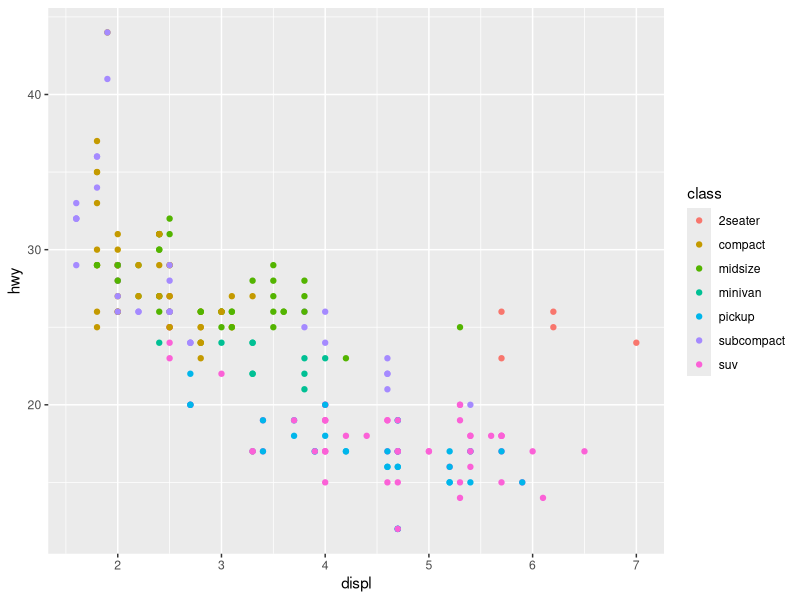
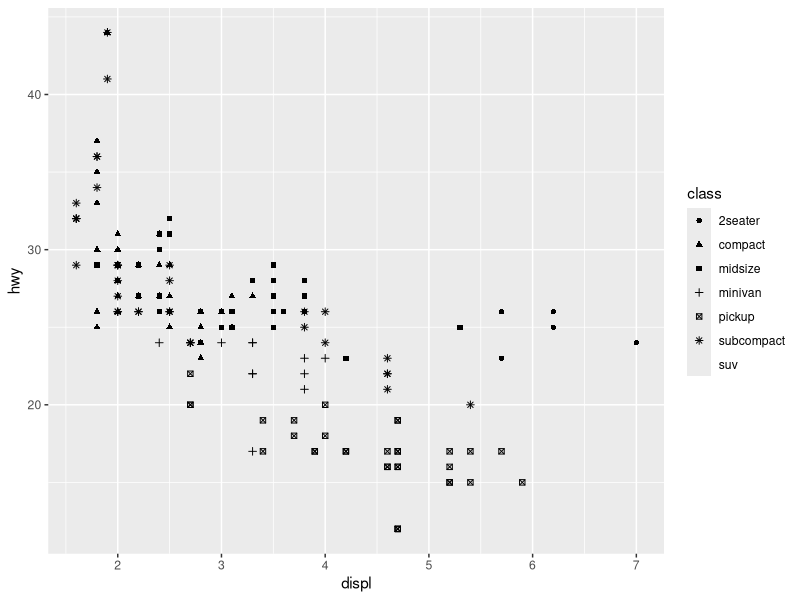
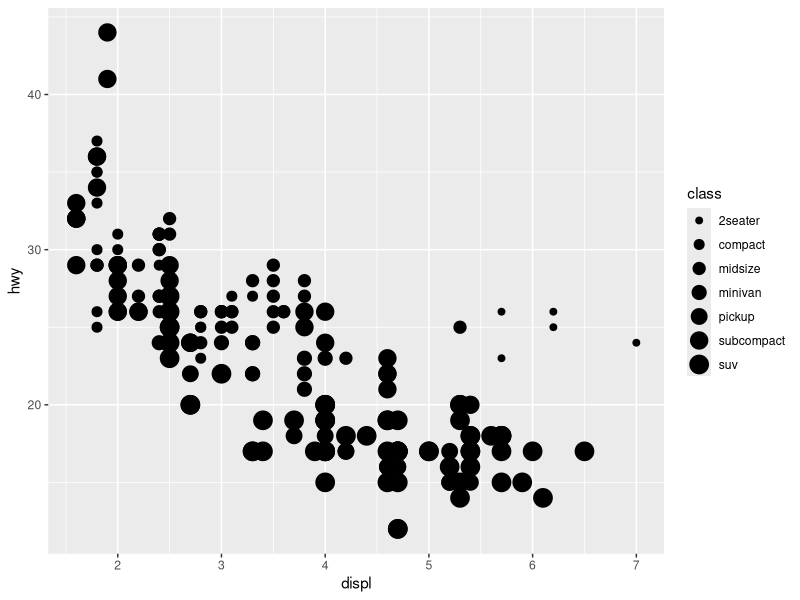
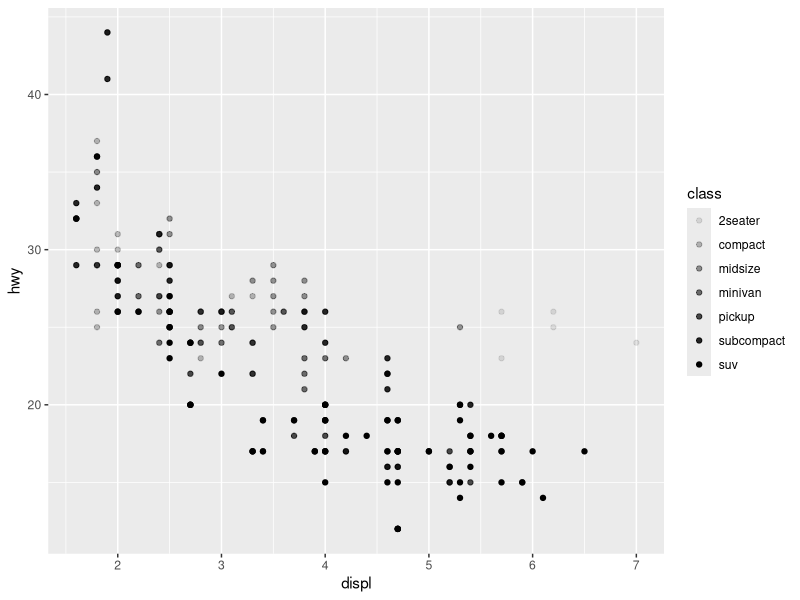
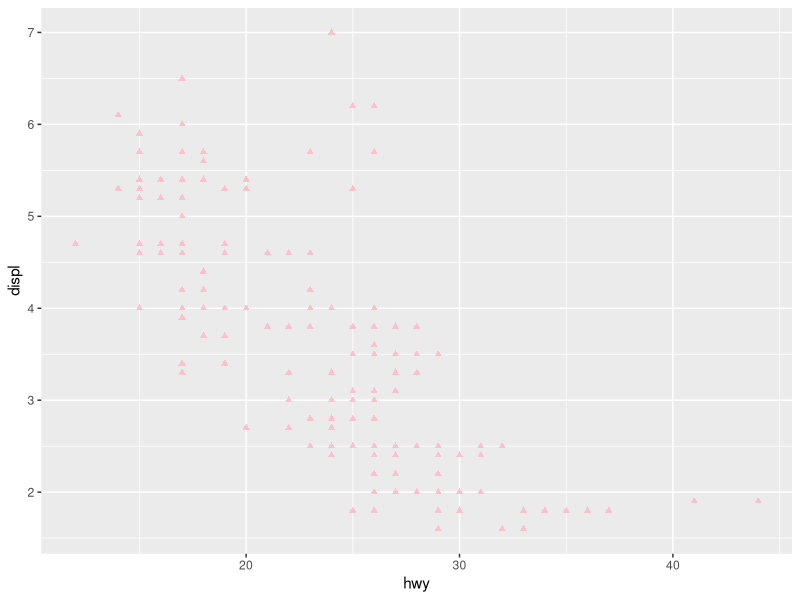
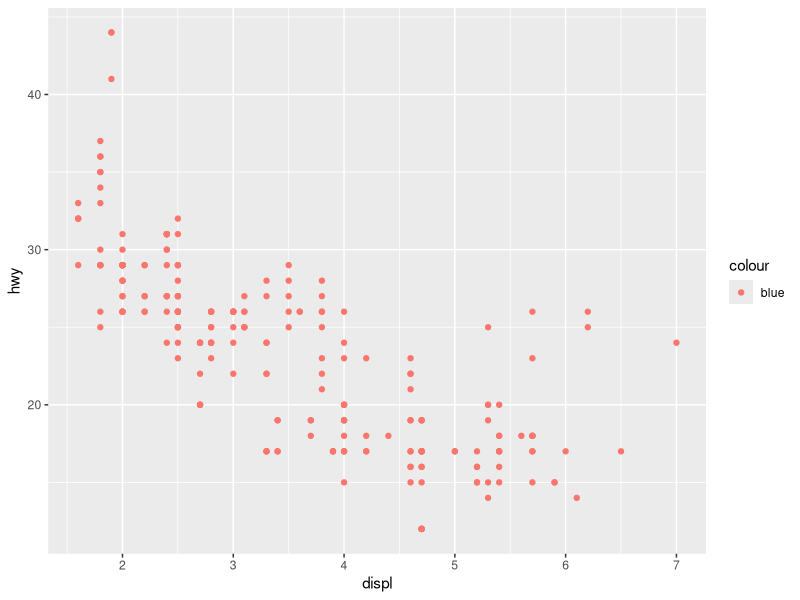
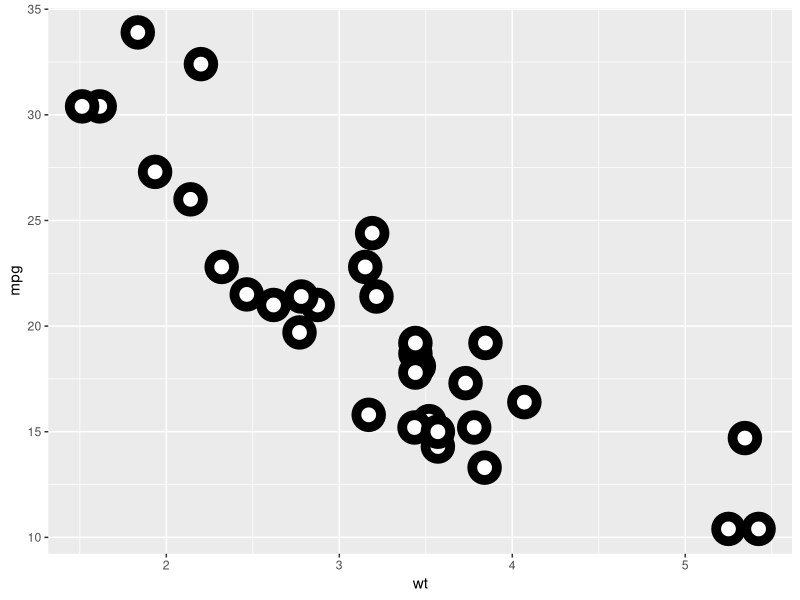
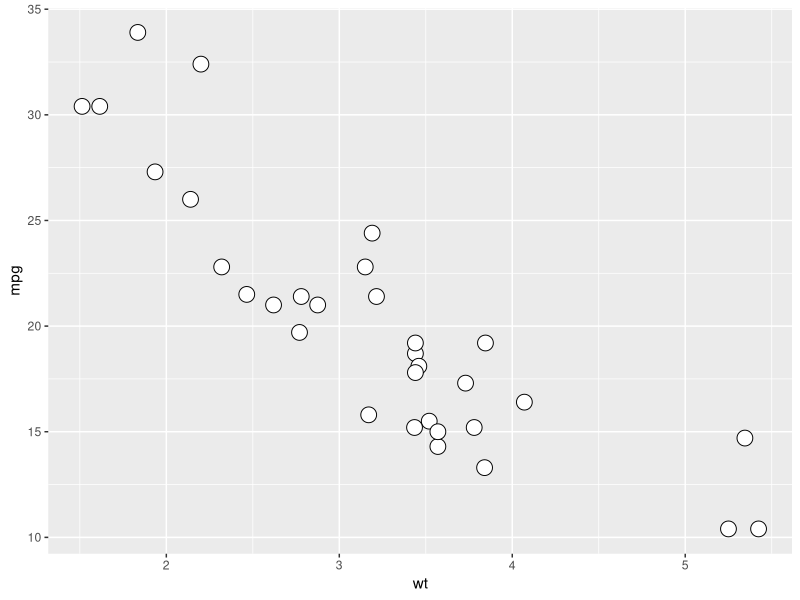

Source code (R) for these figures, in order:
## ---- chunk 1
library(tidyverse)

mpg # modelos automóviles
## ---- chunk 2
ggplot(mpg, aes(x = displ, y = hwy, color = class)) +
  geom_point()

ggplot(mpg, aes(x = displ, y = hwy, shape = class)) +
  geom_point()

# Left
ggplot(mpg, aes(x = displ, y = hwy, size = class)) +
  geom_point()
#> Warning: Using size for a discrete variable is not advised.

# Right
ggplot(mpg, aes(x = displ, y = hwy, alpha = class)) +
  geom_point()
#> Warning: Using alpha for a discrete variable is not advised.
## ---- chunk 3
ggplot(mpg, aes(x = hwy, y = displ))+
  geom_point(shape = 17, color = "pink")
## ---- chunk 4
ggplot(mpg) + 
  geom_point(aes(x = displ, y = hwy, color = "blue"))

# Por el aes dentro de geom_point(), me tinca que es porque no se, como que el color azul se le asigna a otra cosa que no se ve acá

# Respuesta gemini: El código no genera puntos azules porque colocaste color = "blue" dentro de la función aes(). En ggplot2, todo lo que se escribe dentro de aes() se interpreta como una variable de los datos que se debe mapear (por lo que R crea una categoría ficticia llamada "blue" y le asigna un color por defecto de su paleta, usualmente rojo); para fijar un color estático para todos los puntos, debes escribir color = "blue" fuera de aes(), es decir, directamente como un argumento de geom_point(aes(x = displ, y = hwy), color = "blue").
## ---- chunk 5
?geom_point

# Use the stroke aesthetic to modify the width of the border

ggplot(mtcars, aes(wt, mpg)) +
  geom_point(shape = 21, colour = "black", fill = "white", size = 5, stroke = 5)

ggplot(mtcars, aes(wt, mpg)) +
  geom_point(shape = 21, colour = "black", fill = "white", size = 5)


## ---- chunk 6
ggplot(mpg, aes(x = hwy, y = drv))+
  geom_point(shape = 17, color = "pink")

ggplot(mpg, aes(x = hwy, y = drv, color = displ < 5))+
  geom_point(shape = 17, color = "pink")

# no veo diferencias...

glimpse(mpg)

ggplot(mpg, aes(x = hwy, y = drv, color = displ < 1))+
  geom_point(shape = 17, color = "pink")

# Error lo que hice! Va así, gracias GEMINI:

ggplot(mpg) +
  geom_point(aes(x = displ, y = hwy, color = displ < 5))
